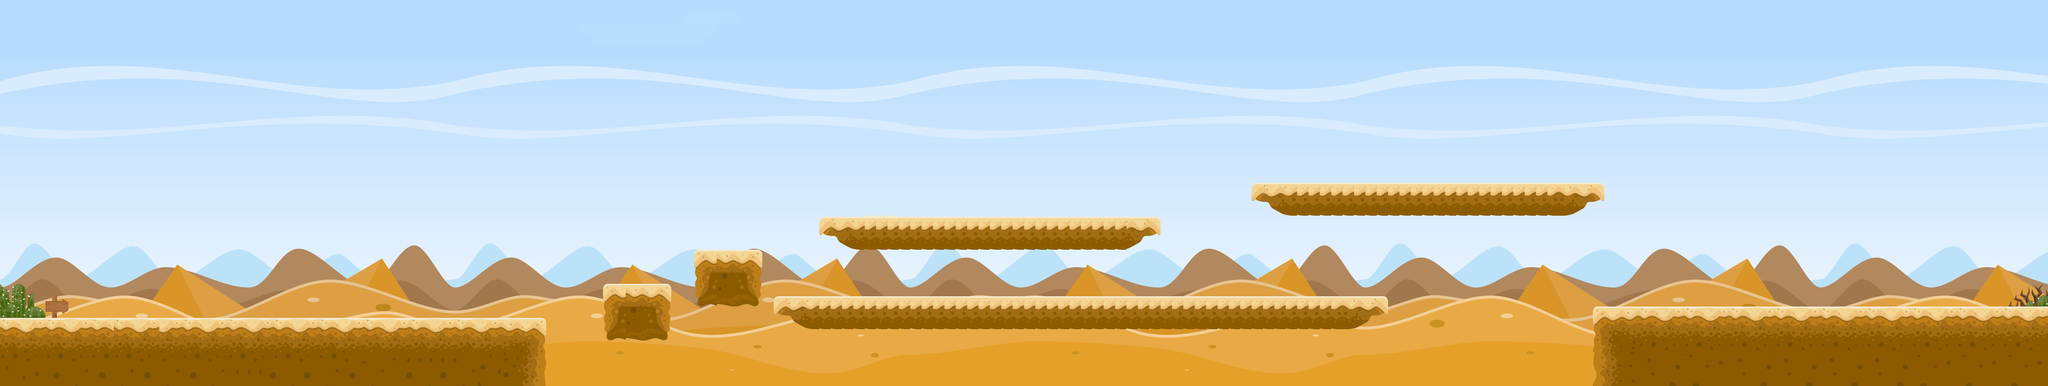

Tiled map render using the project's own tile images. Description and the map definition, with tile-layer contents summarised, below:
An orthogonal 180x34 tile map with 32x32 px tiles, 8 tile layers (BG, tiles, Tile Layer 12, Tile Layer 7, ...), 21 tilesets and 36 objects (19x mushroom, 10x wall, 4x coin, goal, water, ...).

<map version="1.10" tiledversion="1.12.2" orientation="orthogonal" renderorder="right-down" width="180" height="34" tilewidth="32" tileheight="32" infinite="0" nextlayerid="33" nextobjectid="111">
 <tileset firstgid="1" name="BG" tilewidth="32" tileheight="32" tilecount="1200" columns="40">
  <image source="../tiles/desert/BG.png" width="1280" height="960" />
 </tileset>
 <tileset firstgid="1201" name="2" tilewidth="32" tileheight="32" tilecount="16" columns="4">
  <image source="../tiles/desert/Tiles/2.png" width="128" height="128" />
 </tileset>
 <tileset firstgid="1217" name="1" tilewidth="32" tileheight="32" tilecount="16" columns="4">
  <image source="../tiles/desert/Tiles/1.png" width="128" height="128" />
 </tileset>
 <tileset firstgid="1233" name="5" tilewidth="32" tileheight="32" tilecount="16" columns="4">
  <image source="../tiles/desert/Tiles/5.png" width="128" height="128" />
 </tileset>
 <tileset firstgid="1249" name="4" tilewidth="32" tileheight="32" tilecount="16" columns="4">
  <image source="../tiles/desert/Tiles/4.png" width="128" height="128" />
 </tileset>
 <tileset firstgid="1265" name="12" tilewidth="32" tileheight="32" tilecount="16" columns="4">
  <image source="../tiles/desert/Tiles/12.png" width="128" height="128" />
 </tileset>
 <tileset firstgid="1281" name="14" tilewidth="32" tileheight="93" tilecount="4" columns="4">
  <image source="../tiles/desert/Tiles/14.png" width="128" height="93" />
 </tileset>
 <tileset firstgid="1285" name="13" tilewidth="32" tileheight="93" tilecount="4" columns="4">
  <image source="../tiles/desert/Tiles/13.png" width="128" height="128" />
 </tileset>
 <tileset firstgid="1289" name="World Objects" tilewidth="1" tileheight="1" tilecount="0" columns="0" />
 <tileset firstgid="1289" name="Bush (1)" tilewidth="32" tileheight="32" tilecount="8" columns="4" objectalignment="bottomleft">
  <grid orientation="orthogonal" width="1" height="1" />
  <image source="../tiles/desert/Object/Bush (1).png" width="145" height="88" />
 </tileset>
 <tileset firstgid="1297" name="Bush (2)" tilewidth="32" tileheight="32" tilecount="8" columns="4">
  <image source="../tiles/desert/Object/Bush (2).png" width="131" height="74" />
 </tileset>
 <tileset firstgid="1305" name="Bush (3)" tilewidth="32" tileheight="32" tilecount="8" columns="4">
  <image source="../tiles/desert/Object/Bush (2).png" width="131" height="74" />
 </tileset>
 <tileset firstgid="1313" name="Bush (4)" tilewidth="32" tileheight="32" tilecount="3" columns="3">
  <image source="../tiles/desert/Object/Grass (1).png" width="102" height="50" />
 </tileset>
 <tileset firstgid="1316" name="Crate" tilewidth="32" tileheight="32" tilecount="9" columns="3">
  <image source="../tiles/desert/Object/Crate.png" width="101" height="101" />
 </tileset>
 <tileset firstgid="1325" name="Sign_1" tilewidth="32" tileheight="32" tilecount="4" columns="2">
  <image source="../tiles/desert/Object/Sign.png" width="85" height="88" />
 </tileset>
 <tileset firstgid="1329" name="Sign_2" tilewidth="32" tileheight="32" tilecount="4" columns="2">
  <image source="../tiles/desert/Object/SignArrow.png" width="84" height="87" />
 </tileset>
 <tileset firstgid="1333" name="Stone" tilewidth="32" tileheight="32" tilecount="6" columns="3">
  <image source="../tiles/desert/Object/Stone.png" width="124" height="73" />
 </tileset>
 <tileset firstgid="1339" name="Tree_1" tilewidth="32" tileheight="32" tilecount="9" columns="3">
  <image source="../tiles/desert/Object/Cactus (1).png" width="108" height="111" />
 </tileset>
 <tileset firstgid="1348" name="Tree_2" tilewidth="32" tileheight="32" tilecount="2" columns="2">
  <image source="../tiles/desert/Object/Cactus (2).png" width="70" height="45" />
 </tileset>
 <tileset firstgid="1417" name="Tree_3" tilewidth="32" tileheight="32" tilecount="6" columns="2">
  <image source="../tiles/desert/Object/Cactus (3).png" width="86" height="96" />
 </tileset>
 <tileset firstgid="1433" name="15" tilewidth="64" tileheight="64" tilecount="8" columns="2">
  <grid orientation="orthogonal" width="40" height="40" />
  <image source="../tiles/desert/Tiles/15.png" width="128" height="93" />
 </tileset>
 <layer id="1" name="BG" width="180" height="34">
  <data>[6120 cells, 6120 non-empty, 1200 distinct tile ids]</data>
 </layer>
 <layer id="2" name="tiles" width="180" height="34">
  <data>[6120 cells, 745 non-empty, 82 distinct tile ids]</data>
 </layer>
 <group id="31" name="Start">
  <layer id="28" name="Tile Layer 12" width="180" height="34">
   <data>[6120 cells, 9 non-empty, 9 distinct tile ids]</data>
  </layer>
  <layer id="29" name="Tile Layer 7" width="180" height="34">
   <data>[6120 cells, 2 non-empty, 2 distinct tile ids]</data>
  </layer>
  <layer id="30" name="Tile Layer 8" width="180" height="34">
   <data>[6120 cells, 10 non-empty, 10 distinct tile ids]</data>
  </layer>
  <objectgroup id="32" name="Object Layer 5">
   <object id="110" name="wall" x="-1.33333" y="312" width="129.333" height="581.333" />
  </objectgroup>
 </group>
 <group id="22" name="End">
  <layer id="24" name="Tile Layer 9" width="180" height="34">
   <data>[6120 cells, 6 non-empty, 6 distinct tile ids]</data>
  </layer>
  <layer id="25" name="Tile Layer 10" width="180" height="34">
   <data>[6120 cells, 2 non-empty, 2 distinct tile ids]</data>
  </layer>
  <layer id="26" name="Tile Layer 11" width="180" height="34">
   <data>[6120 cells, 2 non-empty, 2 distinct tile ids]</data>
  </layer>
  <objectgroup id="23" name="End">
   <object id="67" name="goal" x="5759.5" y="734" width="83" height="128" />
  </objectgroup>
 </group>
 <objectgroup id="27" name="Mushrooms">
  <object id="68" name="mushroom" x="2662" y="528" width="26" height="38" />
  <object id="71" name="mushroom" x="2532.33" y="525.667" width="26" height="38" />
  <object id="72" name="mushroom" x="2405.67" y="765" width="26" height="38" />
  <object id="73" name="mushroom" x="3233.67" y="765" width="26" height="38" />
  <object id="74" name="mushroom" x="2801.67" y="765" width="26" height="38" />
  <object id="75" name="mushroom" x="1792.33" y="705" width="26" height="38" />
  <object id="76" name="mushroom" x="5040.33" y="782.333" width="26" height="38" />
  <object id="77" name="mushroom" x="4225" y="457" width="26" height="38" />
  <object id="78" name="mushroom" x="3657" y="457" width="26" height="38" />
 </objectgroup>
 <objectgroup id="8" name="spawn">
  <object id="35" name="water" x="1531.33" y="946" width="2948.67" height="140" />
  <object id="36" name="coin" x="930" y="880" />
  <object id="37" name="coin" x="1000" y="880" />
  <object id="38" name="coin" x="1070" y="880" />
  <object id="39" name="coin" x="1140" y="880" />
  <object id="62" name="player" x="256" y="332" width="97" height="180" />
  <object id="80" name="mushroom" x="1591" y="1000.33" width="26" height="38" />
  <object id="81" name="mushroom" x="1655" y="1001" width="26" height="38" />
  <object id="82" name="mushroom" x="1624.33" y="1000.33" width="26" height="38" />
  <object id="87" name="mushroom" x="2175" y="983" width="26" height="38" />
  <object id="93" name="mushroom" x="2693" y="974.333" width="26" height="38" />
  <object id="97" name="mushroom" x="3097" y="974.333" width="26" height="38" />
  <object id="100" name="mushroom" x="3466.33" y="973" width="26" height="38" />
  <object id="103" name="mushroom" x="3725" y="969.667" width="26" height="38" />
  <object id="104" name="mushroom" x="3976.33" y="982.333" width="26" height="38" />
  <object id="106" name="mushroom" x="4413.67" y="975" width="26" height="38" />
 </objectgroup>
 <objectgroup id="9" name="obstacle">
  <object id="24" name="wall" x="-2" y="898" width="1536" height="188" />
  <object id="25" name="wall" x="1696" y="802" width="192" height="154" />
  <object id="26" name="wall" x="2174" y="836" width="1728" height="94" />
  </objectgroup>
</map>
<!-- 6 of 36 objects omitted -->
